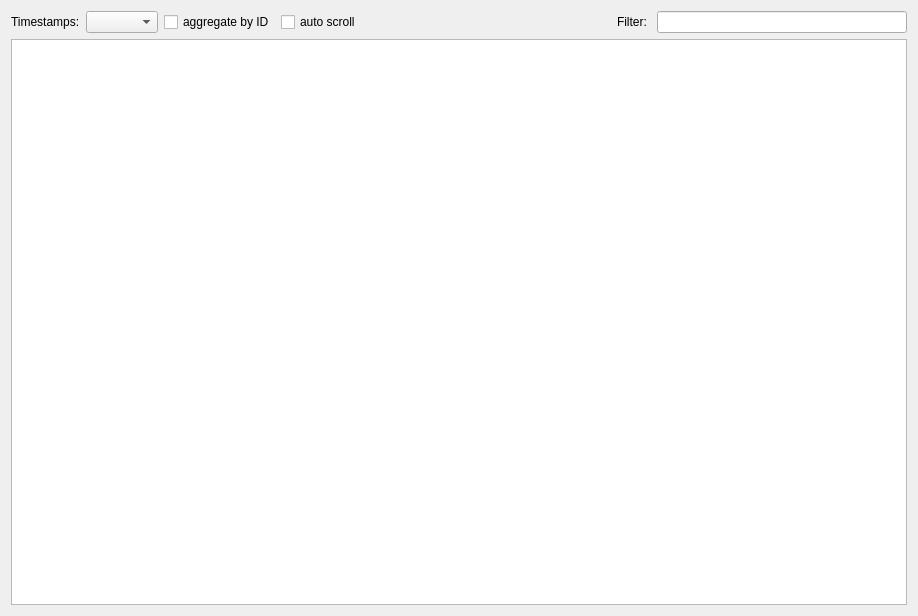
<?xml version="1.0" encoding="UTF-8"?>
<ui version="4.0">
 <class>TraceWindow</class>
 <widget class="QWidget" name="TraceWindow">
  <property name="geometry">
   <rect>
    <x>0</x>
    <y>0</y>
    <width>918</width>
    <height>616</height>
   </rect>
  </property>
  <property name="windowTitle">
   <string>Trace View</string>
  </property>
  <layout class="QVBoxLayout" name="verticalLayout">
   <item>
    <widget class="QWidget" name="widget" native="true">
     <layout class="QHBoxLayout" name="horizontalLayout">
      <property name="leftMargin">
       <number>0</number>
      </property>
      <property name="topMargin">
       <number>0</number>
      </property>
      <property name="rightMargin">
       <number>0</number>
      </property>
      <property name="bottomMargin">
       <number>0</number>
      </property>
      <item>
       <widget class="QLabel" name="label">
        <property name="text">
         <string>Timestamps:</string>
        </property>
       </widget>
      </item>
      <item>
       <widget class="QComboBox" name="cbTimestampMode"/>
      </item>
      <item>
       <widget class="QCheckBox" name="cbAggregated">
        <property name="text">
         <string>aggregate by ID</string>
        </property>
        <property name="checked">
         <bool>false</bool>
        </property>
       </widget>
      </item>
      <item>
       <widget class="QCheckBox" name="cbAutoScroll">
        <property name="text">
         <string>auto scroll</string>
        </property>
       </widget>
      </item>
      <item>
       <spacer name="horizontalSpacer">
        <property name="orientation">
         <enum>Qt::Horizontal</enum>
        </property>
        <property name="sizeHint" stdset="0">
         <size>
          <width>40</width>
          <height>20</height>
         </size>
        </property>
       </spacer>
      </item>
      <item>
       <widget class="QLabel" name="label_2">
        <property name="text">
         <string>Filter: </string>
        </property>
       </widget>
      </item>
      <item>
       <widget class="QLineEdit" name="filterLineEdit"/>
      </item>
     </layout>
    </widget>
   </item>
   <item>
    <widget class="QTreeView" name="tree">
     <property name="verticalScrollMode">
      <enum>QAbstractItemView::ScrollPerPixel</enum>
     </property>
    </widget>
   </item>
  </layout>
 </widget>
 <resources/>
 <connections/>
</ui>
